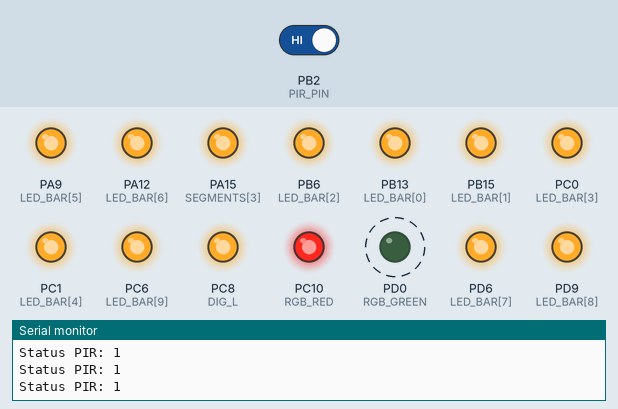
Recording of a sketch running on a simulated STM32 Blue Pill. Parts: output pins drawn as LEDs (lit = HIGH), the last lines printed to the serial monitor. Dashed ring = blinking. The inputs (shaded band) are chosen by the test bench; at power-on: PB2 (PIR_PIN) HIGH.

Above: at 5.6 s.
5.7 s: PB2 (PIR_PIN) driven LOW
At 7.7 s:
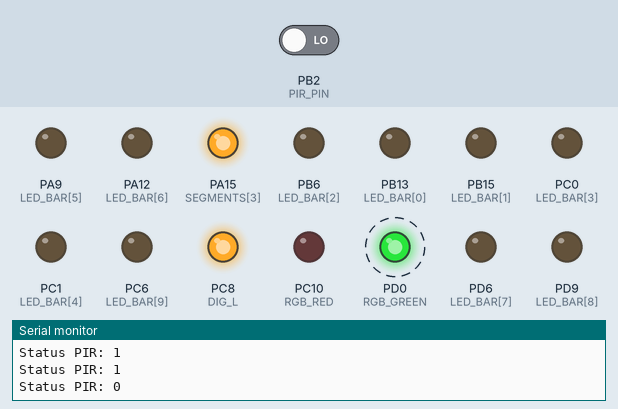
9.4 s: PB2 (PIR_PIN) driven HIGH
At 10.56 s:
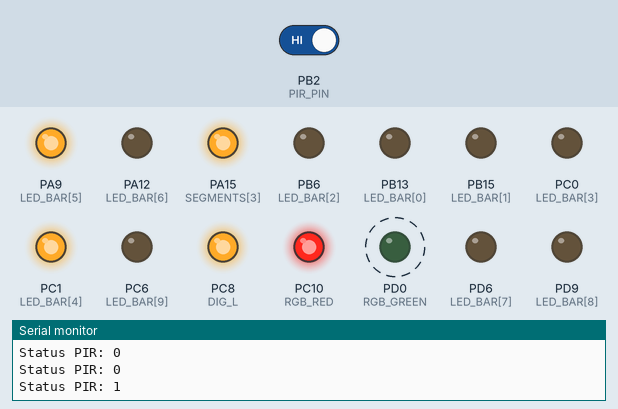
Timing chart, 0 to 19.7 s (numbered marks = the images above; inputs shaded):
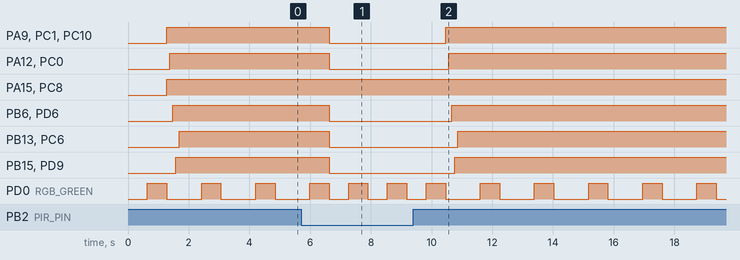

The sketch:

PIR_Motion_Alarm_System.ino
```cpp
/*
 * PIR_Motion_Alarm_System.ino
 *
 * Funkcja: Wykrywanie ruchu za pomocą czujnika PIR.
 * System sygnalizuje stan za pomocą diody RGB (Zielony - OK, Czerwony - Ruch),
 * wyświetla znaki na wyświetlaczu 7-segmentowym oraz animuje pasek LED.
 */

// --- Konfiguracja Pinów ---
#define PIR_PIN    PB2

// RGB LED
#define RGB_RED    PC10
#define RGB_GREEN  PD0
#define RGB_BLUE   PC12

// Linijka LED
const uint8_t LED_BAR[] = {PB13, PB15, PB6, PC0, PC1, PA9, PA12, PD6, PD9, PC6};

// Wyświetlacz 7-segmentowy
const uint8_t SEGMENTS[] = {PC3, PB12, PA0, PA15, PD3, PA11, PD4}; // a, b, c, d, e, f, g
#define DIG_L PC8
#define DIG_R PC9

void setup() {
  Serial.begin(9600);

  pinMode(PIR_PIN, INPUT);

  pinMode(RGB_RED, OUTPUT);
  pinMode(RGB_GREEN, OUTPUT);
  pinMode(RGB_BLUE, OUTPUT);

  for (int i = 0; i < 10; i++) pinMode(LED_BAR[i], OUTPUT);
  for (int i = 0; i < 7; i++)  pinMode(SEGMENTS[i], OUTPUT);

  pinMode(DIG_L, OUTPUT);
  pinMode(DIG_R, OUTPUT);
}

void loop() {
  // 1. Płynne przejście koloru zielonego (Fade)
  for (int i = 0; i < 256; i++) {
    analogWrite(RGB_GREEN, i);
    delay(5); // Szybszy efekt dla płynności
  }

  // 2. Odczyt czujnika ruchu PIR
  bool motionDetected = digitalRead(PIR_PIN);
  Serial.print("Status PIR: ");
  Serial.println(motionDetected);

  if (motionDetected) {
    handleAlarm();
  } else {
    standbyMode();
  }
}

// Funkcja wywoływana po wykryciu ruchu
void handleAlarm() {
  digitalWrite(RGB_RED, HIGH);  // Alarm na czerwono
  digitalWrite(RGB_GREEN, LOW);
  digitalWrite(RGB_BLUE, LOW);

  showChar('A'); // Wyświetl "A" jak Alarm
  runLedAnimation();
}

// Funkcja trybu czuwania
void standbyMode() {
  digitalWrite(RGB_RED, LOW);
  digitalWrite(RGB_GREEN, HIGH); // Zielony - bezpiecznie
  digitalWrite(RGB_BLUE, LOW);

  clearLedBar();
}

// --- Funkcje Pomocnicze ---

void runLedAnimation() {
  // Efekt "rozchodzenia się" od środka do brzegów
  for (int i = 0; i < 5; i++) {
    digitalWrite(LED_BAR[4 - i], HIGH);
    digitalWrite(LED_BAR[5 + i], HIGH);
    delay(100);
  }
}

void clearLedBar() {
  for (int i = 0; i < 10; i++) digitalWrite(LED_BAR[i], LOW);
}

void showChar(char c) {
  digitalWrite(DIG_L, HIGH); // Aktywuj cyfrę
  digitalWrite(DIG_R, LOW);

  // Przykładowe mapowanie dla A i E
  if (c == 'A') {
    // Segmenty: a,b,c,e,f,g (bez d)
    byte pins[] = {0,0,0,1,0,0,0};
    for(int i=0; i<7; i++) digitalWrite(SEGMENTS[i], pins[i]);
  } else if (c == 'E') {
    // Segmenty: a,d,e,f,g (bez b,c)
    byte pins[] = {0,1,1,0,0,0,0};
    for(int i=0; i<7; i++) digitalWrite(SEGMENTS[i], pins[i]);
  }
}
```

Measured:
- after the input at 5.7 s, PA9 (LED_BAR[5]), PA12 (LED_BAR[6]), PB6 (LED_BAR[2]), PB13 (LED_BAR[0]), PB15 (LED_BAR[1]), PC0 (LED_BAR[3]), PC1 (LED_BAR[4]), PC6 (LED_BAR[9]), PC10 (RGB_RED), PD6 (LED_BAR[7]), PD9 (LED_BAR[8]): HIGH → LOW after 0.92 s; PD0 (RGB_GREEN): alternates HIGH for 0.64 s and LOW for 0.64 s, starting after 1.6 s
- after the input at 9.4 s, PA9 (LED_BAR[5]), PC1 (LED_BAR[4]), PC10 (RGB_RED): LOW → HIGH after 1.1 s; PA12 (LED_BAR[6]), PC0 (LED_BAR[3]): LOW → HIGH after 1.2 s; PB6 (LED_BAR[2]), PD6 (LED_BAR[7]): LOW → HIGH after 1.3 s; PB13 (LED_BAR[0]), PC6 (LED_BAR[9]): LOW → HIGH after 1.5 s; PB15 (LED_BAR[1]), PD9 (LED_BAR[8]): LOW → HIGH after 1.4 s
- by itself, PD0 (RGB_GREEN): alternates HIGH for 0.64 s and LOW for 1.1 s
